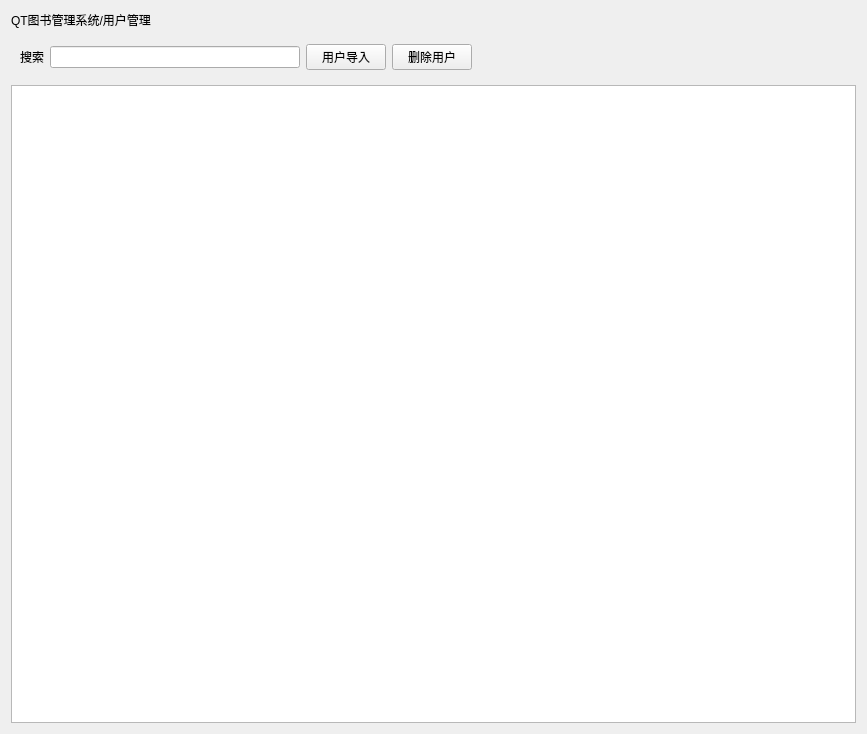
<?xml version="1.0" encoding="UTF-8"?>
<ui version="4.0">
 <class>Cell_UserMgr</class>
 <widget class="QWidget" name="Cell_UserMgr">
  <property name="geometry">
   <rect>
    <x>0</x>
    <y>0</y>
    <width>867</width>
    <height>734</height>
   </rect>
  </property>
  <property name="windowTitle">
   <string>Form</string>
  </property>
  <property name="name" stdset="0">
   <string>bg</string>
  </property>
  <layout class="QGridLayout" name="gridLayout_2">
   <item row="0" column="0">
    <widget class="QLabel" name="lb_title">
     <property name="text">
      <string>QT图书管理系统/用户管理</string>
     </property>
     <property name="name" stdset="0">
      <string>title</string>
     </property>
    </widget>
   </item>
   <item row="1" column="0">
    <widget class="QWidget" name="widget" native="true">
     <layout class="QGridLayout" name="gridLayout">
      <item row="0" column="1">
       <widget class="QLineEdit" name="le_search">
        <property name="minimumSize">
         <size>
          <width>250</width>
          <height>0</height>
         </size>
        </property>
        <property name="maximumSize">
         <size>
          <width>250</width>
          <height>16777215</height>
         </size>
        </property>
        <property name="name" stdset="0">
         <string>le</string>
        </property>
       </widget>
      </item>
      <item row="0" column="2">
       <widget class="QPushButton" name="btn_import">
        <property name="text">
         <string>用户导入</string>
        </property>
        <property name="name" stdset="0">
         <string>btn</string>
        </property>
       </widget>
      </item>
      <item row="0" column="0">
       <widget class="QLabel" name="label">
        <property name="text">
         <string>搜索</string>
        </property>
        <property name="alignment">
         <set>Qt::AlignRight|Qt::AlignTrailing|Qt::AlignVCenter</set>
        </property>
        <property name="name" stdset="0">
         <string>lb</string>
        </property>
       </widget>
      </item>
      <item row="0" column="3">
       <widget class="QPushButton" name="btn_del">
        <property name="text">
         <string>删除用户</string>
        </property>
        <property name="name" stdset="0">
         <string>btn</string>
        </property>
       </widget>
      </item>
      <item row="0" column="4">
       <spacer name="horizontalSpacer">
        <property name="orientation">
         <enum>Qt::Horizontal</enum>
        </property>
        <property name="sizeHint" stdset="0">
         <size>
          <width>370</width>
          <height>20</height>
         </size>
        </property>
       </spacer>
      </item>
     </layout>
    </widget>
   </item>
   <item row="2" column="0">
    <widget class="QTableView" name="tableView">
     <property name="name" stdset="0">
      <string>table</string>
     </property>
    </widget>
   </item>
  </layout>
 </widget>
 <resources/>
 <connections/>
</ui>
